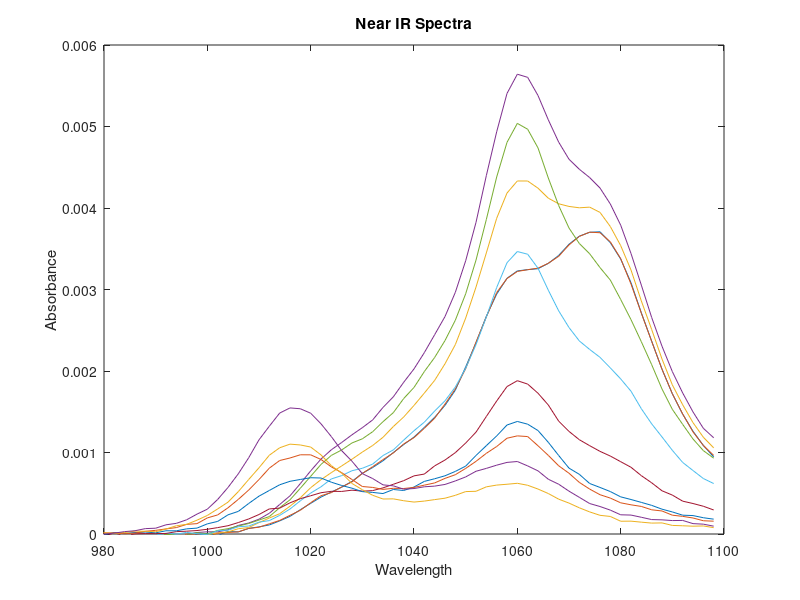

Here is the MATLAB script that generated this plot: (Note: this script raises an error after producing the figure.)
echo on
%EFA_DEMO Demonstrates EVOLVFA evolving factor analysis function.
% 
%  This demonstration illustrates the use of the EVOLVFA
%  function in the PLS_Toolbox for evolving factor analysis.
% 
echo off

%Copyright Eigenvector Research, Inc. 1995-98
% Checked by BMW 3/98

echo on

% To start the demonstration of EVOLVFA we must first load
% some data.

pause

load nir_data
purespec = conc\spec1;
clear spec1 spec2
purespec = purespec(1:3,90:150);
lamda    = lamda(1,90:150);
tdat     = [0:.1:1];
conc     = [1 0 0; 1 0.001 0; .9 .4 0; .8 .85 0; .5 .95 0; .3 .7 0;
            .1 .4 .1; 0 .3 .25; 0 .2 .4; 0 0 .5; 0 0 .7];
obspec   = conc*purespec;
noise    = randn(size(obspec))*1e-5;
obspec   = obspec+noise;

pause

% Suppose we have a chemical reaction that is being monitored
% using near infra-red spectroscopy. We would expect the measured
% spectra to evolve with time as the constituents react. Some
% chemical species disappear as they are consumed and others
% appear in the reactor as they are produced resulting in different
% observed spectra with time.

echo off
pause
fig = figure;
plot(lamda,obspec,'-')
xlabel('Wavelength')
ylabel('Absorbance')
title('Near IR Spectra')
axis([980 1100 0 0.006])
drawnow

echo on

% The plot shows NIR spectra taken at 11 different time points as
% the reaction has proceeded. How many species are present in the
% reactor as the reaction proceeds? It's pretty difficult to tell
% just by examining the plot.

% Evolving factor analysis can be used to get information about how
% many independent factors are in the data set at each time step.
% Let's run EVOLVFA and examine it's output. The input variable
% is 'obspec'. The second input ensures that the results are
% plotted and the third, 'tdat', is time data to plot results against.

pause

[egf,egr] = evolvfa(obspec,1,tdat);


% The first step in the forward analysis calculates the eigen
% value of the first measured spectra. Then eigen values are
% calculated of matrices as new measured spectra are appended.

% The forward analysis suggests that 3 independent factors have
% "evolved into" the data set. One factor appears at the onset,
% a second factor rises out of the background noise at time 0.2,
% and a third factor appears at time 0.6.

pause

% Now let's examine results of the reverse analysis. The reverse
% analysis is similar to the forward analysis except that eigen
% values are calculated for the last spectra first, and subsequent
% eigen values are calculated as spectra are appended in a 
% reverse fashion.

% The reverse analysis gives results of when factors
% "evolved out of" the data set, or when factors disappeared 
% from the data set. The results suggest that there is one
% factor remaining at the end of the process, a second factor
% disappeared at time 0.9, and a third factor disappears at
% time 0.7.

pause

% The times for factors appearing and disappearing identified 
% in the evolving factor analysis give hints about when different
% chemical species are present in the process. This is helpful
% when that information is not available at the onset. However, 
% In this example the 'measured' spectra were created from known
% concentrations. Let's plot the original concentration profiles
% and compare our results.

pause
echo off
figure(fig)
plot(tdat,conc,'-')
xlabel('Time')
ylabel('Concentration')
drawnow
echo on

% For this example there are three contituents. The first is
% present at the onset of the reaction decreases and disappears 
% at about time 0.7. A second constituent first appears at time 0.2 
% reaches a maximum and disappears at time 0.9. A third constituent 
% first appears at time 0.6 and persisted to the end of the reaction.

% Results from the evolving factor analysis clearly identified the
% existence of three independent factors. These results can also be
% used to estimate the window of existence for each reactant. If we
% assume that the first reactant to appear was also the first to leave
% we can get a pretty good estimate of the time window of existence 
% for the first reactant. Good estimates for the other two constituents
% could also be gotten under this assumption. A word of caution is
% appropriate. The assumption that first to appear is the first to
% disappear can not always be made. In addition, evolving factor
% analysis identifies independent factors not constituents. Reactants
% that co-vary would not be split out as a separate factor.

echo off
